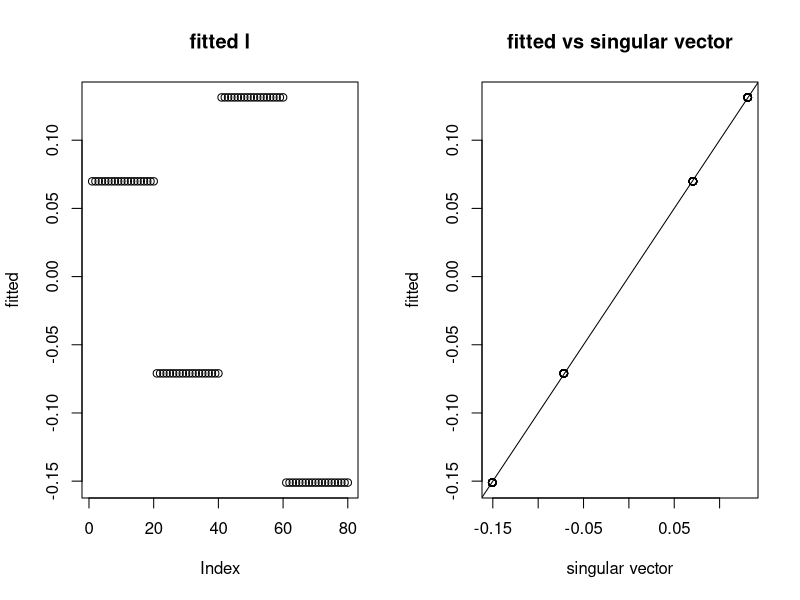
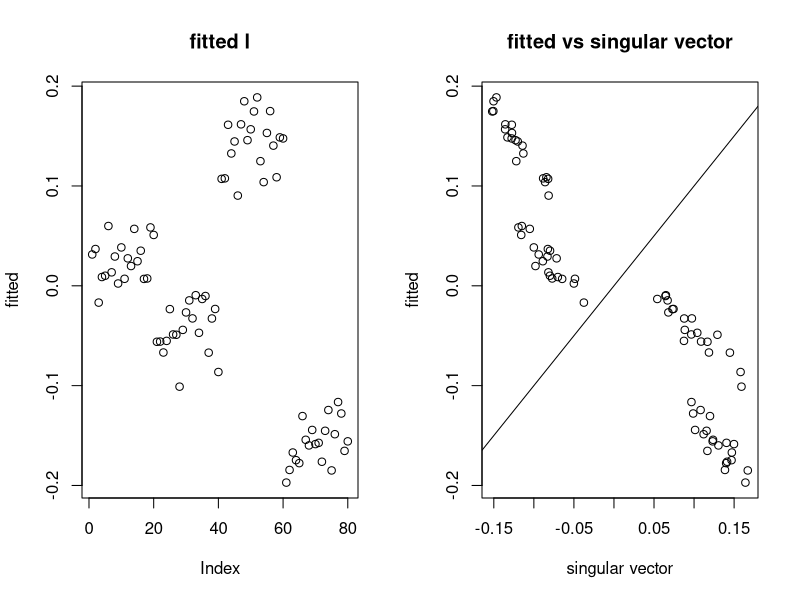
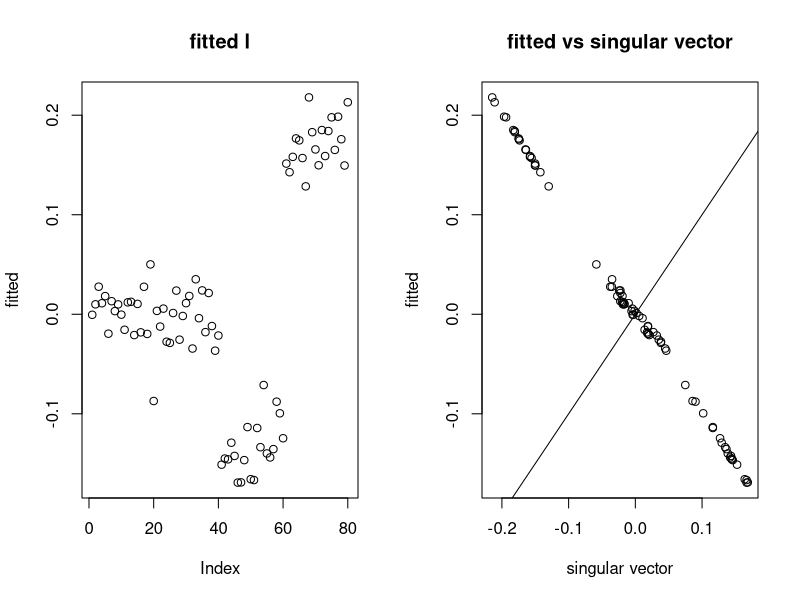
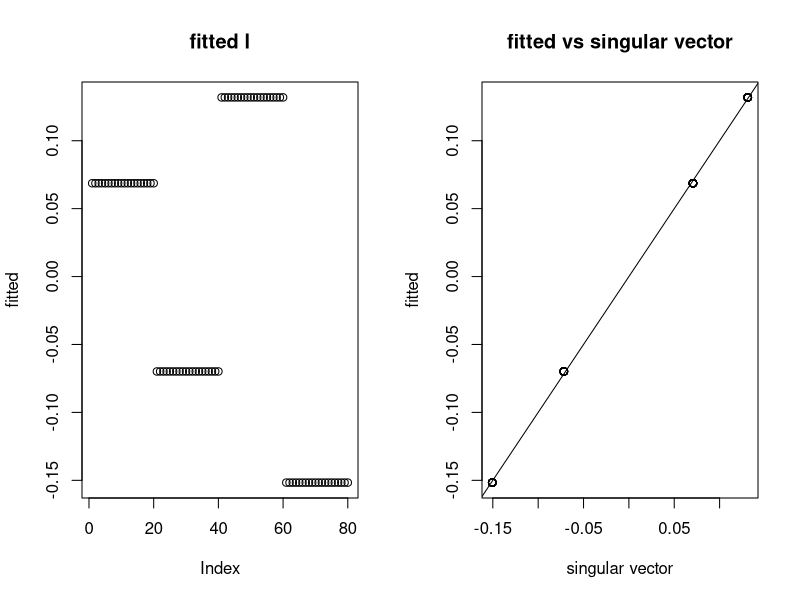
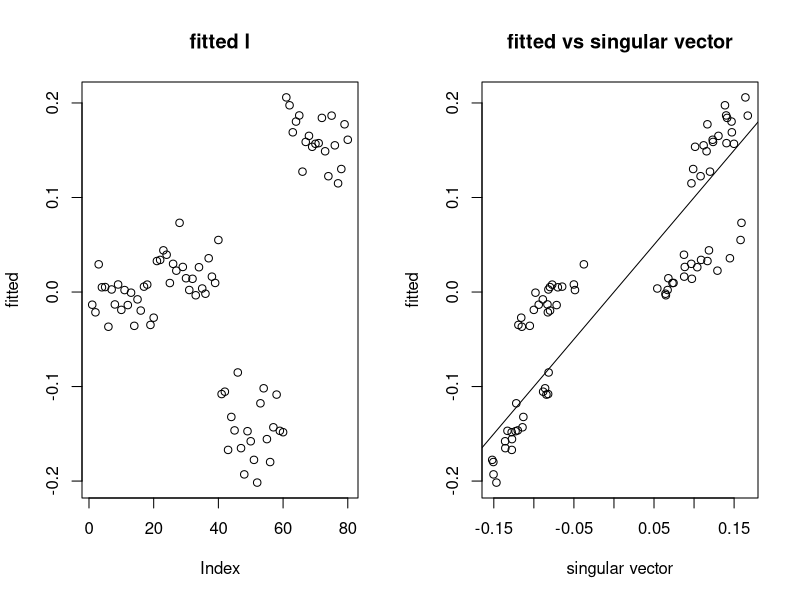
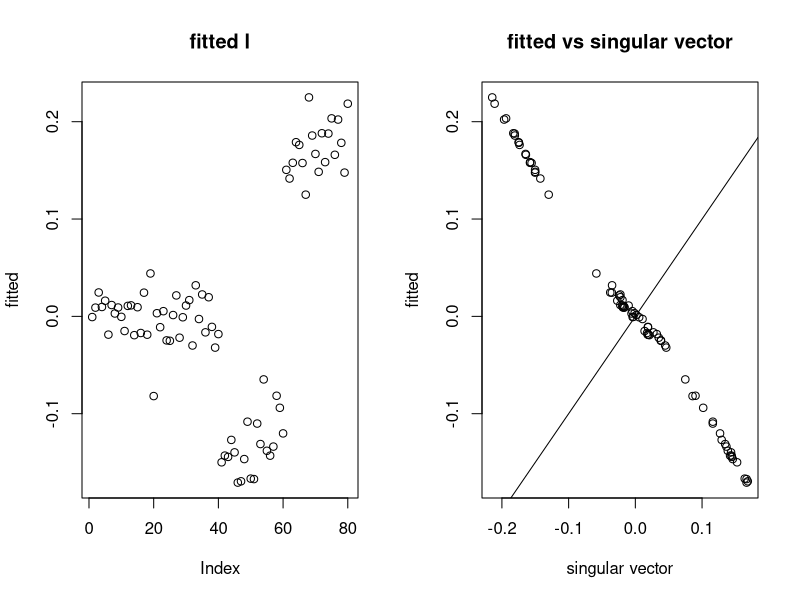
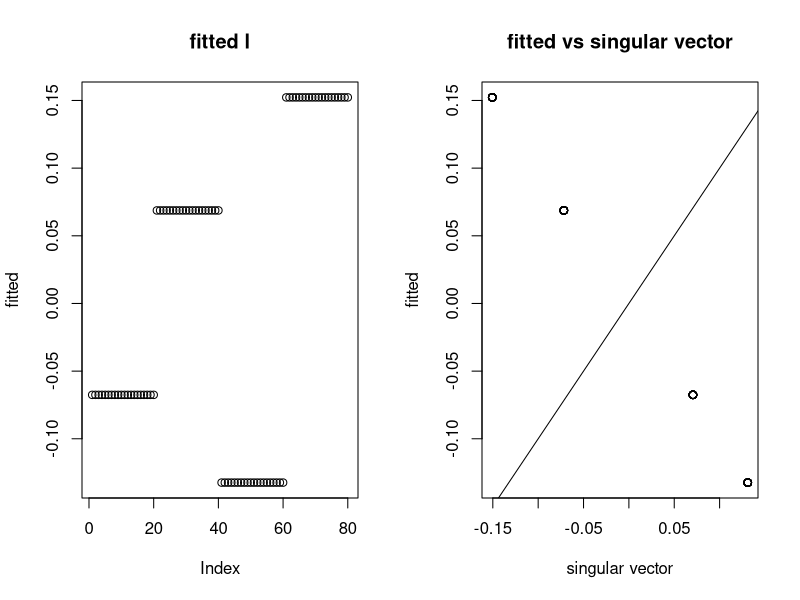
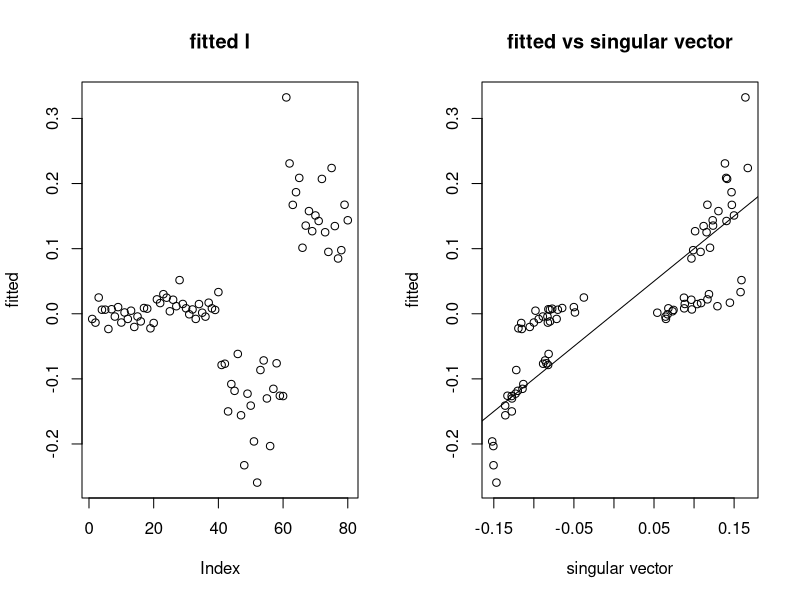

Here is the R script that generated these plots, in order:
## ---- chunk 1
# code originally from https://stephens999.github.io/misc/tree_pca_03.html.
#--------------------------------------------------
# create X
set.seed(123)
p = 1000
n = 20
f = list()
for(i in 1:6){ 
  f[[i]] = rnorm(p)
}
X =matrix(0,ncol=4*n, nrow=p)
X[,1:(2*n)] = f[[1]]
X[,(2*n+1):(4*n)] = f[[2]]

X[,1:n] = X[,1:n]+f[[3]]
X[,(n+1):(2*n)] = X[,(n+1):(2*n)]+f[[4]]
X[,(2*n+1):(3*n)] = X[,(2*n+1):(3*n)] + f[[5]]
X[,(3*n+1):(4*n)] = X[,(3*n+1):(4*n)] + f[[6]]
X.svd = svd(X)

# create X2
X2 = X- X.svd$u[,1:2] %*% diag(X.svd$d[1:2]) %*% t(X.svd$v[,1:2])

# adding noise
set.seed(9) # the seed where flash didn't work
X2n_a = X2 + rnorm(4*n*p,sd=3)

set.seed(5) # the seed where flash did work
X2n_b = X2 + rnorm(4*n*p,sd=3)
#--------------------------------------------------

# take transpose
X2 <- t(X2)
X2n_a <- t(X2n_a)
X2n_b <- t(X2n_b)

rm(X, X.svd, f, i, n, p)
## ---- chunk 2
# initialization of l using svd
demo.init.svd <- function(mat.X, r2){
      
    N <- nrow(mat.X)
    P <- ncol(mat.X)
    
    mat.X.svd <- svd(mat.X)
    init.l <- mat.X.svd$u[,1]
    init.w <- init.l^2
    init.eta <- r2/N
    
    init.sigmasq <- c((norm(mat.X, type='f')^2-t(init.l)%*%mat.X%*%t(mat.X)%*%init.l)/((N+1)*P))
    init.delta <- c((t(init.l)%*%mat.X%*%t(mat.X)%*%init.l)/(P*init.sigmasq*r2)-1)/r2

    init.Ew.inv <- 1/init.w
    
    out.list = list()
    out.list$l <- init.l
    out.list$w <- init.w
    out.list$eta <- init.eta
    out.list$Ew.inv <- init.Ew.inv
    out.list$sigmasq <- init.sigmasq
    out.list$delta <- init.delta

    return(out.list)
}
## ---- chunk 3
# leg A: given w, update l (essentially, Sigma.star), sigmasq, delta
demo.update.A <- function(mat.X, sigmasq, delta, Ew.inv,r2){
    # input: mat.X; sigmasq, delta, Ew.inv, 
    # output: Sigma.star, Elsq, Elxxl; updated sigmasq, delta; u1 (first left singular vector of Y)
  
    N <- nrow(mat.X)
    P <- ncol(mat.X)
  
    Y <- mat.X%*%t(mat.X)/(sigmasq*(r2+1/delta)) - diag(x=Ew.inv)
    Y.eigen <- eigen(Y)
    
    eval.expectation <- function(k){(sum(1/(k/(sigmasq*(r2+1/delta))-Y.eigen$values))-r2)^2}
    find.k.star <- optimize(f=eval.expectation,
                            interval = c((Y.eigen$values[1]+r2)*sigmasq*(r2+1/delta), (Y.eigen$values[1]+N)*sigmasq*(r2+1/delta))
                            )
    k.star <- find.k.star$minimum
  
    d.tilde <- 1/(k.star/(sigmasq*(r2+1/delta))-Y.eigen$values)
    Sigma.star <- Y.eigen$vectors %*% diag(x=d.tilde) %*% t(Y.eigen$vectors)
    log.det.Sigma.star <- sum(log(d.tilde))

    Elsq <- diag(Sigma.star)
    ElXXl <- sum(diag((t(mat.X) %*% Sigma.star %*% mat.X)))
    
    sigmasq <- (norm(mat.X, type='f')^2-ElXXl/(r2+1/delta))/(N*P)
    delta <- max((ElXXl/(P*sigmasq*r2)-1)/r2,10^(-10)) # lower bound at 10^(-10)
    
    out.list = list()
    out.list$log.det.Sigma.star = log.det.Sigma.star
    out.list$Sigma.star = Sigma.star
    out.list$Elsq = Elsq
    out.list$ElXXl = ElXXl
    out.list$sigmasq = sigmasq
    out.list$delta = delta
    out.list$u1 = Y.eigen$vectors[,1]

    
    return(out.list)
}


# leg B: update eta and Ew.inv
demo.update.B <- function(mat.X, Elsq, eta=eta, niter.updates = 10){
  
    for (i in 1:niter.updates){
    Ew <- sqrt(eta/2)*sqrt(Elsq)+(eta/2)
    Ew.inv <- sqrt(2/(eta*Elsq))
    }
    
    out.list = list()
    out.list$Ew.inv = Ew.inv
    
    return(out.list)
}
## ---- chunk 4
demo.fit <- function(mat.X, niter, r2){
  
    N <- nrow(mat.X)
    P <- ncol(mat.X)
  
    par.init <- demo.init.svd(mat.X, r2) 
                                               
    l <- par.init$l
    w <- par.init$w
    Ew.inv <- par.init$Ew.inv
    sigmasq <- par.init$sigmasq
    delta <- par.init$delta
    eta <- par.init$eta
    
    for (i in 1:niter){
    # leg A
    temp.A <- demo.update.A(mat.X,
                          sigmasq=sigmasq,
                          delta=delta,
                          Ew.inv=Ew.inv,
                          r2=r2)
    Sigma.star <- temp.A$Sigma.star
    log.det.Sigma.star <- temp.A$log.det.Sigma.star
    Elsq <- temp.A$Elsq
    ElXXl <- temp.A$ElXXl
    sigmasq <- temp.A$sigmasq
    delta <- temp.A$delta
  
    # leg B
    temp.B <- demo.update.B(mat.X,
                          Elsq=Elsq,
                          eta=eta)
    Ew.inv <- temp.B$Ew.inv
    }
    
    out.list = list()
    out.list$log.det.Sigma.star <- log.det.Sigma.star
    out.list$Sigma.star <- Sigma.star
    out.list$Elsq <- Elsq
    out.list$ElXXl <- ElXXl
    out.list$sigmasq <- sigmasq
    out.list$delta <- delta
    out.list$eta <- eta
    out.list$Ew.inv <- Ew.inv
    out.list$u1 <- temp.A$u1
    return(out.list)
}
## ---- chunk 5
par(mfrow=c(1,2))

setr2 <- 1


# X2
mat.X <- X2
obj.fit    <- demo.fit(mat.X, r2=setr2, niter=10) 
plot(obj.fit$u1, ylab='fitted', main='fitted l')
plot(x=svd(mat.X)$u[,1], y=obj.fit$u1,
     xlab='singular vector', ylab='fitted', main='fitted vs singular vector'); abline(0,1)
d.tilde <- eigen(obj.fit$Sigma.star)$values
sum(d.tilde); 2*sum(d.tilde^2) # mean and variance of Z^TZ where Z \sim N(0,Sigma.star)

# X2n_a hard
mat.X <- X2n_a
obj.fit    <- demo.fit(mat.X, r2=setr2, niter=10) 
plot(obj.fit$u1, ylab='fitted', main='fitted l')
plot(x=svd(mat.X)$u[,1], y=obj.fit$u1, 
     xlab='singular vector', ylab='fitted', main='fitted vs singular vector'); abline(0,1)
d.tilde <- eigen(obj.fit$Sigma.star)$values
sum(d.tilde); 2*sum(d.tilde^2) # mean and variance of Z^TZ where Z \sim N(0,Sigma.star)

# X2n_b easy
mat.X <- X2n_b
obj.fit    <- demo.fit(mat.X, r2=setr2, niter=10) 
plot(obj.fit$u1, ylab='fitted', main='fitted l')
plot(x=svd(mat.X)$u[,1], y=obj.fit$u1, 
     xlab='singular vector', ylab='fitted', main='fitted vs singular vector'); abline(0,1)
d.tilde <- eigen(obj.fit$Sigma.star)$values
sum(d.tilde); 2*sum(d.tilde^2) # mean and variance of Z^TZ where Z \sim N(0,Sigma.star)

## ---- chunk 6
par(mfrow=c(1,2))

setr2 <- 1.5


# X2
mat.X <- X2
obj.fit    <- demo.fit(mat.X, r2=setr2, niter=10) 
plot(obj.fit$u1, ylab='fitted', main='fitted l')
plot(x=svd(mat.X)$u[,1], y=obj.fit$u1,
     xlab='singular vector', ylab='fitted', main='fitted vs singular vector'); abline(0,1)
d.tilde <- eigen(obj.fit$Sigma.star)$values
sum(d.tilde); 2*sum(d.tilde^2) # mean and variance of Z^TZ where Z \sim N(0,Sigma.star)

# X2n_a hard
mat.X <- X2n_a
obj.fit    <- demo.fit(mat.X, r2=setr2, niter=10) 
plot(obj.fit$u1, ylab='fitted', main='fitted l')
plot(x=svd(mat.X)$u[,1], y=obj.fit$u1, 
     xlab='singular vector', ylab='fitted', main='fitted vs singular vector'); abline(0,1)
d.tilde <- eigen(obj.fit$Sigma.star)$values
sum(d.tilde); 2*sum(d.tilde^2) # mean and variance of Z^TZ where Z \sim N(0,Sigma.star)

# X2n_b easy
mat.X <- X2n_b
obj.fit    <- demo.fit(mat.X, r2=setr2, niter=10) 
plot(obj.fit$u1, ylab='fitted', main='fitted l')
plot(x=svd(mat.X)$u[,1], y=obj.fit$u1, 
     xlab='singular vector', ylab='fitted', main='fitted vs singular vector'); abline(0,1)
d.tilde <- eigen(obj.fit$Sigma.star)$values
sum(d.tilde); 2*sum(d.tilde^2) # mean and variance of Z^TZ where Z \sim N(0,Sigma.star)

## ---- chunk 7
par(mfrow=c(1,2))

setr2 <- 2


# X2
mat.X <- X2
obj.fit    <- demo.fit(mat.X, r2=setr2, niter=10) 
plot(obj.fit$u1, ylab='fitted', main='fitted l')
plot(x=svd(mat.X)$u[,1], y=obj.fit$u1,
     xlab='singular vector', ylab='fitted', main='fitted vs singular vector'); abline(0,1)
d.tilde <- eigen(obj.fit$Sigma.star)$values
sum(d.tilde); 2*sum(d.tilde^2) # mean and variance of Z^TZ where Z \sim N(0,Sigma.star)

# X2n_a hard
mat.X <- X2n_a
obj.fit    <- demo.fit(mat.X, r2=setr2, niter=10) 
plot(obj.fit$u1, ylab='fitted', main='fitted l')
plot(x=svd(mat.X)$u[,1], y=obj.fit$u1, 
     xlab='singular vector', ylab='fitted', main='fitted vs singular vector'); abline(0,1)
d.tilde <- eigen(obj.fit$Sigma.star)$values
sum(d.tilde); 2*sum(d.tilde^2) # mean and variance of Z^TZ where Z \sim N(0,Sigma.star)

# X2n_b easy
mat.X <- X2n_b
obj.fit    <- demo.fit(mat.X, r2=setr2, niter=10) 
plot(obj.fit$u1, ylab='fitted', main='fitted l')
plot(x=svd(mat.X)$u[,1], y=obj.fit$u1, 
     xlab='singular vector', ylab='fitted', main='fitted vs singular vector'); abline(0,1)
d.tilde <- eigen(obj.fit$Sigma.star)$values
sum(d.tilde); 2*sum(d.tilde^2) # mean and variance of Z^TZ where Z \sim N(0,Sigma.star)

## ---- chunk 8
par(mfrow=c(1,2))

setr2 <- 2.5


# X2
mat.X <- X2
obj.fit    <- demo.fit(mat.X, r2=setr2, niter=10) 
plot(obj.fit$u1, ylab='fitted', main='fitted l')
plot(x=svd(mat.X)$u[,1], y=obj.fit$u1,
     xlab='singular vector', ylab='fitted', main='fitted vs singular vector'); abline(0,1)
d.tilde <- eigen(obj.fit$Sigma.star)$values
sum(d.tilde); 2*sum(d.tilde^2) # mean and variance of Z^TZ where Z \sim N(0,Sigma.star)

# X2n_a hard
mat.X <- X2n_a
obj.fit    <- demo.fit(mat.X, r2=setr2, niter=10) 
plot(obj.fit$u1, ylab='fitted', main='fitted l')
plot(x=svd(mat.X)$u[,1], y=obj.fit$u1, 
     xlab='singular vector', ylab='fitted', main='fitted vs singular vector'); abline(0,1)
d.tilde <- eigen(obj.fit$Sigma.star)$values
sum(d.tilde); 2*sum(d.tilde^2) # mean and variance of Z^TZ where Z \sim N(0,Sigma.star)

# X2n_b easy
mat.X <- X2n_b
obj.fit    <- demo.fit(mat.X, r2=setr2, niter=10) 
plot(obj.fit$u1, ylab='fitted', main='fitted l')
plot(x=svd(mat.X)$u[,1], y=obj.fit$u1, 
     xlab='singular vector', ylab='fitted', main='fitted vs singular vector'); abline(0,1)
d.tilde <- eigen(obj.fit$Sigma.star)$values
sum(d.tilde); 2*sum(d.tilde^2) # mean and variance of Z^TZ where Z \sim N(0,Sigma.star)

## ---- chunk 9
par(mfrow=c(1,2))

setr2 <- 3


# X2
mat.X <- X2
obj.fit    <- demo.fit(mat.X, r2=setr2, niter=10) 
plot(obj.fit$u1, ylab='fitted', main='fitted l')
plot(x=svd(mat.X)$u[,1], y=obj.fit$u1,
     xlab='singular vector', ylab='fitted', main='fitted vs singular vector'); abline(0,1)
d.tilde <- eigen(obj.fit$Sigma.star)$values
sum(d.tilde); 2*sum(d.tilde^2) # mean and variance of Z^TZ where Z \sim N(0,Sigma.star)

# X2n_a hard
mat.X <- X2n_a
obj.fit    <- demo.fit(mat.X, r2=setr2, niter=10) 
plot(obj.fit$u1, ylab='fitted', main='fitted l')
plot(x=svd(mat.X)$u[,1], y=obj.fit$u1, 
     xlab='singular vector', ylab='fitted', main='fitted vs singular vector'); abline(0,1)
d.tilde <- eigen(obj.fit$Sigma.star)$values
sum(d.tilde); 2*sum(d.tilde^2) # mean and variance of Z^TZ where Z \sim N(0,Sigma.star)

# X2n_b easy
mat.X <- X2n_b
obj.fit    <- demo.fit(mat.X, r2=setr2, niter=10) 
plot(obj.fit$u1, ylab='fitted', main='fitted l')
plot(x=svd(mat.X)$u[,1], y=obj.fit$u1, 
     xlab='singular vector', ylab='fitted', main='fitted vs singular vector'); abline(0,1)
d.tilde <- eigen(obj.fit$Sigma.star)$values
sum(d.tilde); 2*sum(d.tilde^2) # mean and variance of Z^TZ where Z \sim N(0,Sigma.star)

